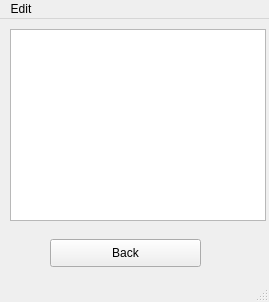
<?xml version="1.0" encoding="UTF-8"?>
<ui version="4.0">
 <class>get_admins</class>
 <widget class="QMainWindow" name="get_admins">
  <property name="geometry">
   <rect>
    <x>0</x>
    <y>0</y>
    <width>269</width>
    <height>302</height>
   </rect>
  </property>
  <property name="windowTitle">
   <string>Get Admins</string>
  </property>
  <widget class="QWidget" name="centralwidget">
   <widget class="QPushButton" name="back">
    <property name="geometry">
     <rect>
      <x>50</x>
      <y>220</y>
      <width>151</width>
      <height>28</height>
     </rect>
    </property>
    <property name="focusPolicy">
     <enum>Qt::NoFocus</enum>
    </property>
    <property name="text">
     <string>Back</string>
    </property>
   </widget>
   <widget class="QListWidget" name="admins">
    <property name="geometry">
     <rect>
      <x>10</x>
      <y>10</y>
      <width>256</width>
      <height>192</height>
     </rect>
    </property>
    <property name="sizePolicy">
     <sizepolicy hsizetype="Fixed" vsizetype="Fixed">
      <horstretch>0</horstretch>
      <verstretch>0</verstretch>
     </sizepolicy>
    </property>
    <property name="focusPolicy">
     <enum>Qt::ClickFocus</enum>
    </property>
   </widget>
  </widget>
  <widget class="QMenuBar" name="menubar">
   <property name="geometry">
    <rect>
     <x>0</x>
     <y>0</y>
     <width>269</width>
     <height>26</height>
    </rect>
   </property>
   <widget class="QMenu" name="menuEdit">
    <property name="title">
     <string>Edit</string>
    </property>
    <addaction name="actionSettings"/>
   </widget>
   <addaction name="menuEdit"/>
  </widget>
  <widget class="QStatusBar" name="statusbar"/>
  <action name="actionBack">
   <property name="text">
    <string>Back</string>
   </property>
   <property name="toolTip">
    <string>&lt;html&gt;&lt;head/&gt;&lt;body&gt;&lt;p&gt;Return to admin panel&lt;/p&gt;&lt;/body&gt;&lt;/html&gt;</string>
   </property>
  </action>
  <action name="actionSettings">
   <property name="text">
    <string>Settings</string>
   </property>
  </action>
 </widget>
 <resources/>
 <connections/>
</ui>
